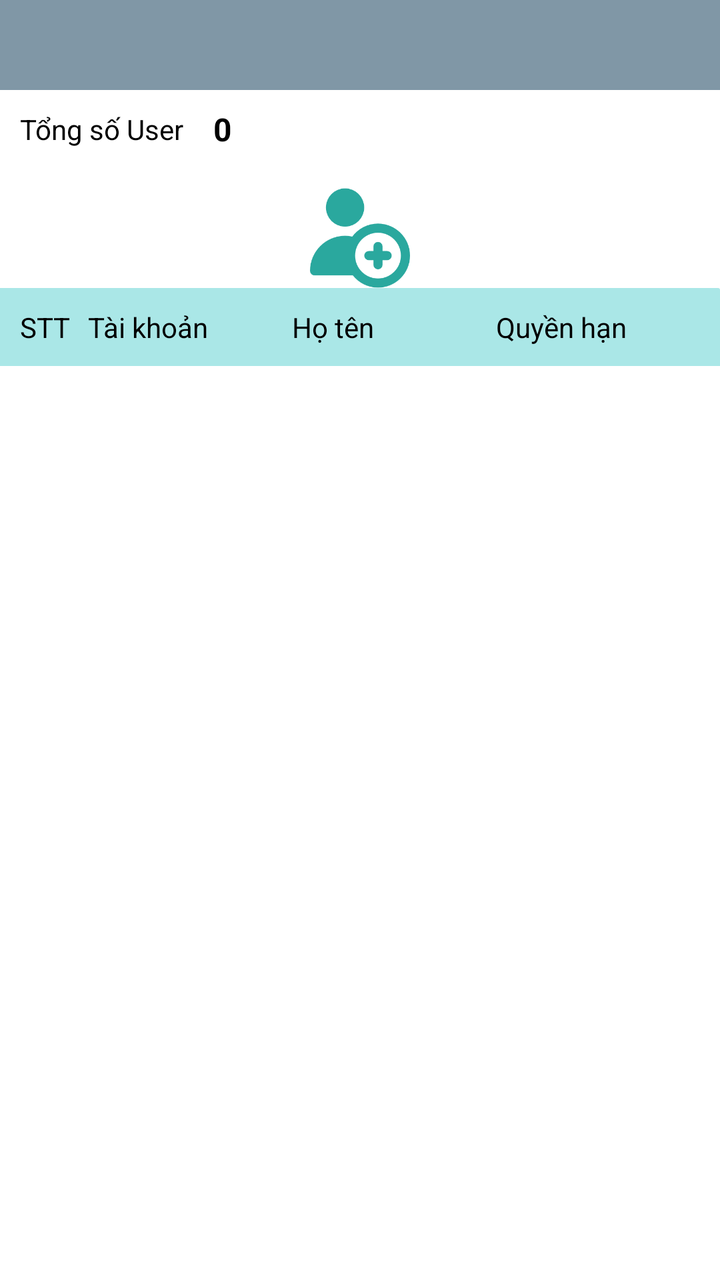
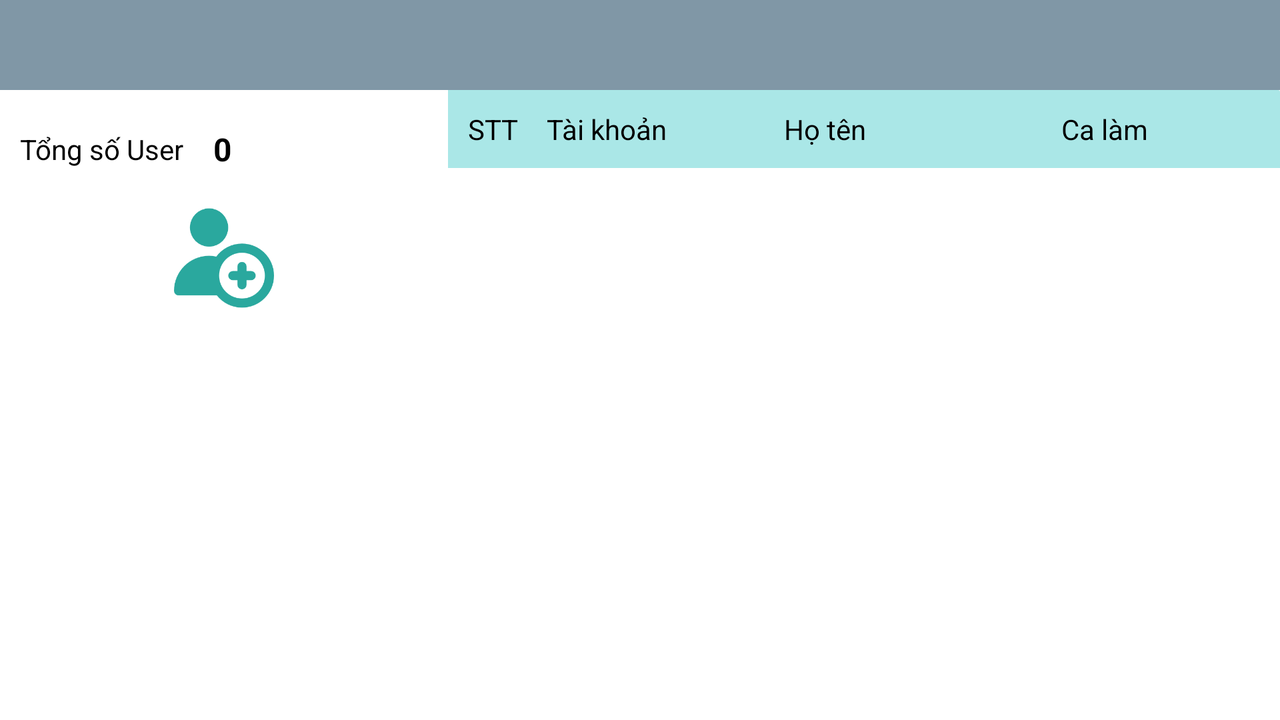

An Android layout and its configuration variant, each rendered on a device that would load it. The default file and the variant file are quoted in full after the pictures.
<!-- AndroidManifest.xml: activity theme AppNoACtionBar -->
<!-- res/layout/activity_user_list.xml -->
<?xml version="1.0" encoding="utf-8"?>
<LinearLayout xmlns:android="http://schemas.android.com/apk/res/android"
    xmlns:tools="http://schemas.android.com/tools"
    android:id="@+id/activity_main"
    android:layout_width="match_parent"
    android:layout_height="match_parent"
    android:orientation="vertical"
    tools:context="com.dinhcv.ticketmanagement.activity.UserListActivity">

    <android.support.design.widget.AppBarLayout
        android:layout_width="match_parent"
        android:layout_height="wrap_content"
        android:theme="@style/ThemeOverlay.AppCompat.Dark.ActionBar">

        <android.support.v7.widget.Toolbar
            android:id="@+id/toolbar_top"
            android:layout_width="match_parent"
            android:layout_height="@dimen/toolbar_top_height"
            android:background="@color/colorToolbarTop"/>
    </android.support.design.widget.AppBarLayout>

    <LinearLayout
        android:layout_width="match_parent"
        android:layout_height="match_parent"
        android:orientation="vertical"
        android:background="@color/white">

    <LinearLayout
        android:layout_width="match_parent"
        android:layout_height="wrap_content"
        android:orientation="vertical">

        <RelativeLayout
            android:layout_width="match_parent"
            android:layout_height="match_parent">

            <LinearLayout
                android:layout_width="match_parent"
                android:layout_height="wrap_content"
                android:orientation="vertical">

            <LinearLayout
                android:layout_width="match_parent"
                android:layout_height="wrap_content"
                android:orientation="horizontal"
                android:weightSum="100">

                <TextView
                    android:layout_width="wrap_content"
                    android:layout_height="wrap_content"
                    android:padding="10dp"
                    android:layout_gravity="left"
                    android:text="@string/user_total" />

                <TextView
                    android:id="@+id/tv_userTotal"
                    android:layout_width="wrap_content"
                    android:layout_height="wrap_content"
                    android:layout_marginLeft="5dp"
                    android:textSize="16sp"
                    android:textStyle="bold"
                    android:layout_gravity="center"
                    android:text="0" />

            </LinearLayout>

                <LinearLayout
                    android:layout_width="match_parent"
                    android:layout_height="wrap_content"
                    android:gravity="center"
                    android:layout_marginTop="10dp"
                    android:orientation="horizontal">

                    <ImageButton
                        android:id="@+id/btn_addUser"
                        android:layout_width="@dimen/image_button_size"
                        android:layout_height="@dimen/image_button_size"
                        android:background="@drawable/add_user"/>

                </LinearLayout>
            </LinearLayout>


        </RelativeLayout>

    </LinearLayout>


    <LinearLayout
        android:layout_width="match_parent"
        android:layout_height="wrap_content"
        android:orientation="vertical">

            <TableLayout
                android:id="@+id/tbl_userList"
                android:layout_width="match_parent"
                android:layout_height="wrap_content"
                android:background="@drawable/table_background_header">

                <TableRow xmlns:android="http://schemas.android.com/apk/res/android"
                    android:layout_width="match_parent"
                    android:layout_height="wrap_content"
                    android:padding="10dp"
                    android:weightSum="100">

                    <TextView
                        android:layout_width="0dp"
                        android:layout_height="wrap_content"
                        android:layout_weight="10"
                        android:gravity="left"
                        android:layout_gravity="center"
                        android:text="@string/no"/>

                    <TextView
                        android:layout_width="0dp"
                        android:layout_height="wrap_content"
                        android:layout_weight="30"
                        android:layout_gravity="center"
                        android:gravity="left"
                        android:text="@string/account"/>

                    <TextView
                        android:layout_width="0dp"
                        android:layout_height="wrap_content"
                        android:layout_weight="30"
                        android:layout_gravity="center"
                        android:gravity="left"
                        android:text="@string/name"/>

                    <TextView
                        android:layout_width="0dp"
                        android:layout_height="wrap_content"
                        android:layout_weight="25"
                        android:layout_gravity="center"
                        android:gravity="left"
                        android:text="@string/permission"/>

                </TableRow>
            </TableLayout>

        <ListView
            android:id="@+id/lv_user"
            android:layout_width="match_parent"
            android:layout_height="wrap_content">

        </ListView>

    </LinearLayout>

    </LinearLayout>

</LinearLayout>
<!-- resources referenced by this layout -->
<resources>
  <color name="colorToolbarTop">#8097a6</color>
  <color name="white">#ffffff</color>
  <dimen name="image_button_size">50dp</dimen>
  <dimen name="toolbar_top_height">45dp</dimen>
  <!-- drawable add_user: png bitmap (drawable-hdpi, 2036 bytes) -->
  <!-- drawable table_background_header (drawable) -->
  <?xml version="1.0" encoding="utf-8"?>
  <layer-list xmlns:android="http://schemas.android.com/apk/res/android" >
  
      <item>
          <shape android:shape="rectangle" >
              <solid android:color="#aae7e7" />
              <corners android:topLeftRadius="1dp"/>
              <corners android:topRightRadius="1dp"/>
          </shape>
      </item>
  
  </layer-list>
  <string name="account">Tài khoản</string>
  <string name="name">Họ tên</string>
  <string name="no">STT</string>
  <string name="permission">Quyền hạn</string>
  <string name="user_total">Tổng số User</string>
  <style name="AppNoACtionBar" parent="Theme.AppCompat.Light.NoActionBar">
          <item name="windowActionBar">false</item>
          <item name="windowNoTitle">true</item>
          <item name="android:textColor">@android:color/black</item>
          <item name="android:textColorPrimary">@android:color/black</item>
      </style>
</resources>
<!-- res/layout-land/activity_user_list.xml (the repository's variant of the layout above) -->
<!-- drawn on the phone turned sideways -->
<?xml version="1.0" encoding="utf-8"?>
<LinearLayout xmlns:android="http://schemas.android.com/apk/res/android"
    xmlns:tools="http://schemas.android.com/tools"
    android:id="@+id/activity_main"
    android:layout_width="match_parent"
    android:layout_height="match_parent"
    android:orientation="vertical"
    tools:context="com.dinhcv.ticketmanagement.activity.UserListActivity">

    <android.support.design.widget.AppBarLayout
        android:layout_width="match_parent"
        android:layout_height="wrap_content"
        android:theme="@style/ThemeOverlay.AppCompat.Dark.ActionBar">

        <android.support.v7.widget.Toolbar
            android:id="@+id/toolbar_top"
            android:layout_width="match_parent"
            android:layout_height="@dimen/toolbar_top_height"
            android:background="@color/colorToolbarTop"/>
    </android.support.design.widget.AppBarLayout>

    <LinearLayout
        android:layout_width="match_parent"
        android:layout_height="match_parent"
        android:orientation="horizontal"
        android:weightSum="100"
        android:background="@color/white">

    <LinearLayout
        android:layout_width="0dp"
        android:layout_height="match_parent"
        android:layout_weight="35"
        android:paddingTop="10dp"
        android:orientation="vertical">

        <RelativeLayout
            android:layout_width="match_parent"
            android:layout_height="match_parent">

            <LinearLayout
                android:layout_width="match_parent"
                android:layout_height="wrap_content"
                android:orientation="vertical">

            <LinearLayout
                android:layout_width="match_parent"
                android:layout_height="wrap_content"
                android:orientation="horizontal"
                android:weightSum="100">

                <TextView
                    android:layout_width="wrap_content"
                    android:layout_height="wrap_content"
                    android:padding="10dp"
                    android:layout_gravity="left"
                    android:text="@string/user_total" />

                <TextView
                    android:id="@+id/tv_userTotal"
                    android:layout_width="wrap_content"
                    android:layout_height="wrap_content"
                    android:layout_marginLeft="5dp"
                    android:textSize="16sp"
                    android:textStyle="bold"
                    android:layout_gravity="center"
                    android:text="0" />

            </LinearLayout>

                <LinearLayout
                    android:layout_width="match_parent"
                    android:layout_height="wrap_content"
                    android:gravity="center"
                    android:layout_marginTop="10dp"
                    android:orientation="horizontal">

                    <ImageButton
                        android:id="@+id/btn_addUser"
                        android:layout_width="@dimen/image_button_size"
                        android:layout_height="@dimen/image_button_size"
                        android:background="@drawable/add_user"/>

                </LinearLayout>
            </LinearLayout>


        </RelativeLayout>

    </LinearLayout>


    <LinearLayout
        android:layout_width="0dp"
        android:layout_height="match_parent"
        android:layout_weight="65"
        android:orientation="vertical">

            <TableLayout
                android:id="@+id/tbl_userList"
                android:layout_width="match_parent"
                android:layout_height="wrap_content"
                android:background="@drawable/table_background_header">

                <TableRow xmlns:android="http://schemas.android.com/apk/res/android"
                    android:layout_width="match_parent"
                    android:layout_height="wrap_content"
                    android:padding="10dp"
                    android:weightSum="100">

                    <TextView
                        android:layout_width="0dp"
                        android:layout_height="wrap_content"
                        android:layout_weight="10"
                        android:gravity="left"
                        android:layout_gravity="center"
                        android:text="@string/no"/>

                    <TextView
                        android:layout_width="0dp"
                        android:layout_height="wrap_content"
                        android:layout_weight="30"
                        android:layout_gravity="center"
                        android:gravity="left"
                        android:text="@string/account"/>

                    <TextView
                        android:layout_width="0dp"
                        android:layout_height="wrap_content"
                        android:layout_weight="35"
                        android:layout_gravity="center"
                        android:gravity="left"
                        android:text="@string/name"/>

                    <TextView
                        android:layout_width="0dp"
                        android:layout_height="wrap_content"
                        android:layout_weight="15"
                        android:layout_gravity="center"
                        android:gravity="left"
                        android:text="@string/working_shift"/>

                </TableRow>
            </TableLayout>

        <ListView
            android:id="@+id/lv_user"
            android:layout_width="match_parent"
            android:layout_height="wrap_content">

        </ListView>

    </LinearLayout>

    </LinearLayout>

</LinearLayout>
<!-- resources referenced by the variant -->
<!-- as the phone turned sideways resolves them -->
<resources>
  <color name="colorToolbarTop">#8097a6</color>
  <color name="white">#ffffff</color>
  <dimen name="image_button_size">50dp</dimen>
  <dimen name="toolbar_top_height">45dp</dimen>
  <!-- drawable add_user: png bitmap (drawable-hdpi, 2036 bytes) -->
  <!-- drawable table_background_header (drawable) -->
  <?xml version="1.0" encoding="utf-8"?>
  <layer-list xmlns:android="http://schemas.android.com/apk/res/android" >
  
      <item>
          <shape android:shape="rectangle" >
              <solid android:color="#aae7e7" />
              <corners android:topLeftRadius="1dp"/>
              <corners android:topRightRadius="1dp"/>
          </shape>
      </item>
  
  </layer-list>
  <string name="account">Tài khoản</string>
  <string name="name">Họ tên</string>
  <string name="no">STT</string>
  <string name="user_total">Tổng số User</string>
  <string name="working_shift">Ca làm</string>
  <style name="AppNoACtionBar" parent="Theme.AppCompat.Light.NoActionBar">
          <item name="windowActionBar">false</item>
          <item name="windowNoTitle">true</item>
          <item name="android:textColor">@android:color/black</item>
          <item name="android:textColorPrimary">@android:color/black</item>
      </style>
</resources>
